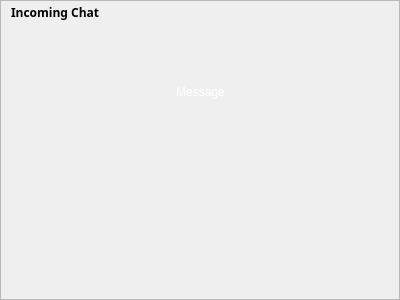
<ui version="4.0" >
 <class>ChatToaster</class>
 <widget class="QWidget" name="ChatToaster" >
  <property name="geometry" >
   <rect>
    <x>0</x>
    <y>0</y>
    <width>400</width>
    <height>300</height>
   </rect>
  </property>
  <layout class="QGridLayout" >
   <property name="margin" >
    <number>0</number>
   </property>
   <property name="spacing" >
    <number>0</number>
   </property>
   <item row="0" column="0" >
    <widget class="QFrame" name="windowFrame" >
     <property name="frameShape" >
      <enum>QFrame::StyledPanel</enum>
     </property>
     <property name="frameShadow" >
      <enum>QFrame::Raised</enum>
     </property>
     <layout class="QGridLayout" >
      <property name="margin" >
       <number>0</number>
      </property>
      <property name="spacing" >
       <number>0</number>
      </property>
      <item row="2" column="0" >
       <layout class="QGridLayout" >
        <property name="margin" >
         <number>6</number>
        </property>
        <property name="spacing" >
         <number>0</number>
        </property>
        <item row="0" column="1" >
         <widget class="QLabel" name="pixmapLabel" >
          <property name="pixmap" >
           <pixmap>../images/toaster/chat.png</pixmap>
          </property>
          <property name="alignment" >
           <set>Qt::AlignCenter</set>
          </property>
         </widget>
        </item>
        <item row="0" column="3" >
         <spacer>
          <property name="orientation" >
           <enum>Qt::Horizontal</enum>
          </property>
          <property name="sizeHint" >
           <size>
            <width>40</width>
            <height>20</height>
           </size>
          </property>
         </spacer>
        </item>
        <item row="0" column="0" >
         <spacer>
          <property name="orientation" >
           <enum>Qt::Horizontal</enum>
          </property>
          <property name="sizeHint" >
           <size>
            <width>40</width>
            <height>20</height>
           </size>
          </property>
         </spacer>
        </item>
        <item row="0" column="2" >
         <widget class="RetroStyleLabel" name="chatButton" >
          <property name="pixmap" >
           <pixmap/>
          </property>
         </widget>
        </item>
       </layout>
      </item>
      <item row="1" column="0" >
       <layout class="QGridLayout" >
        <property name="margin" >
         <number>0</number>
        </property>
        <property name="spacing" >
         <number>0</number>
        </property>
        <item row="0" column="1" >
         <widget class="QLabel" name="messageLabel" >
          <property name="palette" >
           <palette>
            <active>
             <colorrole role="WindowText" >
              <brush brushstyle="SolidPattern" >
               <color alpha="255" >
                <red>255</red>
                <green>255</green>
                <blue>255</blue>
               </color>
              </brush>
             </colorrole>
             <colorrole role="Button" >
              <brush brushstyle="SolidPattern" >
               <color alpha="255" >
                <red>212</red>
                <green>208</green>
                <blue>200</blue>
               </color>
              </brush>
             </colorrole>
             <colorrole role="Light" >
              <brush brushstyle="SolidPattern" >
               <color alpha="255" >
                <red>255</red>
                <green>255</green>
                <blue>255</blue>
               </color>
              </brush>
             </colorrole>
             <colorrole role="Midlight" >
              <brush brushstyle="SolidPattern" >
               <color alpha="255" >
                <red>234</red>
                <green>229</green>
                <blue>220</blue>
               </color>
              </brush>
             </colorrole>
             <colorrole role="Dark" >
              <brush brushstyle="SolidPattern" >
               <color alpha="255" >
                <red>128</red>
                <green>128</green>
                <blue>128</blue>
               </color>
              </brush>
             </colorrole>
             <colorrole role="Mid" >
              <brush brushstyle="SolidPattern" >
               <color alpha="255" >
                <red>141</red>
                <green>139</green>
                <blue>133</blue>
               </color>
              </brush>
             </colorrole>
             <colorrole role="Text" >
              <brush brushstyle="SolidPattern" >
               <color alpha="255" >
                <red>0</red>
                <green>0</green>
                <blue>0</blue>
               </color>
              </brush>
             </colorrole>
             <colorrole role="BrightText" >
              <brush brushstyle="SolidPattern" >
               <color alpha="255" >
                <red>255</red>
                <green>255</green>
                <blue>255</blue>
               </color>
              </brush>
             </colorrole>
             <colorrole role="ButtonText" >
              <brush brushstyle="SolidPattern" >
               <color alpha="255" >
                <red>0</red>
                <green>0</green>
                <blue>0</blue>
               </color>
              </brush>
             </colorrole>
             <colorrole role="Base" >
              <brush brushstyle="SolidPattern" >
               <color alpha="255" >
                <red>255</red>
                <green>255</green>
                <blue>255</blue>
               </color>
              </brush>
             </colorrole>
             <colorrole role="Window" >
              <brush brushstyle="SolidPattern" >
               <color alpha="255" >
                <red>212</red>
                <green>208</green>
                <blue>200</blue>
               </color>
              </brush>
             </colorrole>
             <colorrole role="Shadow" >
              <brush brushstyle="SolidPattern" >
               <color alpha="255" >
                <red>64</red>
                <green>64</green>
                <blue>64</blue>
               </color>
              </brush>
             </colorrole>
             <colorrole role="Highlight" >
              <brush brushstyle="SolidPattern" >
               <color alpha="255" >
                <red>10</red>
                <green>36</green>
                <blue>106</blue>
               </color>
              </brush>
             </colorrole>
             <colorrole role="HighlightedText" >
              <brush brushstyle="SolidPattern" >
               <color alpha="255" >
                <red>255</red>
                <green>255</green>
                <blue>255</blue>
               </color>
              </brush>
             </colorrole>
             <colorrole role="Link" >
              <brush brushstyle="SolidPattern" >
               <color alpha="255" >
                <red>0</red>
                <green>0</green>
                <blue>255</blue>
               </color>
              </brush>
             </colorrole>
             <colorrole role="LinkVisited" >
              <brush brushstyle="SolidPattern" >
               <color alpha="255" >
                <red>255</red>
                <green>0</green>
                <blue>255</blue>
               </color>
              </brush>
             </colorrole>
             <colorrole role="AlternateBase" >
              <brush brushstyle="SolidPattern" >
               <color alpha="255" >
                <red>232</red>
                <green>232</green>
                <blue>232</blue>
               </color>
              </brush>
             </colorrole>
            </active>
            <inactive>
             <colorrole role="WindowText" >
              <brush brushstyle="SolidPattern" >
               <color alpha="255" >
                <red>255</red>
                <green>255</green>
                <blue>255</blue>
               </color>
              </brush>
             </colorrole>
             <colorrole role="Button" >
              <brush brushstyle="SolidPattern" >
               <color alpha="255" >
                <red>212</red>
                <green>208</green>
                <blue>200</blue>
               </color>
              </brush>
             </colorrole>
             <colorrole role="Light" >
              <brush brushstyle="SolidPattern" >
               <color alpha="255" >
                <red>255</red>
                <green>255</green>
                <blue>255</blue>
               </color>
              </brush>
             </colorrole>
             <colorrole role="Midlight" >
              <brush brushstyle="SolidPattern" >
               <color alpha="255" >
                <red>234</red>
                <green>229</green>
                <blue>220</blue>
               </color>
              </brush>
             </colorrole>
             <colorrole role="Dark" >
              <brush brushstyle="SolidPattern" >
               <color alpha="255" >
                <red>128</red>
                <green>128</green>
                <blue>128</blue>
               </color>
              </brush>
             </colorrole>
             <colorrole role="Mid" >
              <brush brushstyle="SolidPattern" >
               <color alpha="255" >
                <red>141</red>
                <green>139</green>
                <blue>133</blue>
               </color>
              </brush>
             </colorrole>
             <colorrole role="Text" >
              <brush brushstyle="SolidPattern" >
               <color alpha="255" >
                <red>0</red>
                <green>0</green>
                <blue>0</blue>
               </color>
              </brush>
             </colorrole>
             <colorrole role="BrightText" >
              <brush brushstyle="SolidPattern" >
               <color alpha="255" >
                <red>255</red>
                <green>255</green>
                <blue>255</blue>
               </color>
              </brush>
             </colorrole>
             <colorrole role="ButtonText" >
              <brush brushstyle="SolidPattern" >
               <color alpha="255" >
                <red>0</red>
                <green>0</green>
                <blue>0</blue>
               </color>
              </brush>
             </colorrole>
             <colorrole role="Base" >
              <brush brushstyle="SolidPattern" >
               <color alpha="255" >
                <red>255</red>
                <green>255</green>
                <blue>255</blue>
               </color>
              </brush>
             </colorrole>
             <colorrole role="Window" >
              <brush brushstyle="SolidPattern" >
               <color alpha="255" >
                <red>212</red>
                <green>208</green>
                <blue>200</blue>
               </color>
              </brush>
             </colorrole>
             <colorrole role="Shadow" >
              <brush brushstyle="SolidPattern" >
               <color alpha="255" >
                <red>64</red>
                <green>64</green>
                <blue>64</blue>
               </color>
              </brush>
             </colorrole>
             <colorrole role="Highlight" >
              <brush brushstyle="SolidPattern" >
               <color alpha="255" >
                <red>212</red>
                <green>208</green>
                <blue>200</blue>
               </color>
              </brush>
             </colorrole>
             <colorrole role="HighlightedText" >
              <brush brushstyle="SolidPattern" >
               <color alpha="255" >
                <red>0</red>
                <green>0</green>
                <blue>0</blue>
               </color>
              </brush>
             </colorrole>
             <colorrole role="Link" >
              <brush brushstyle="SolidPattern" >
               <color alpha="255" >
                <red>0</red>
                <green>0</green>
                <blue>255</blue>
               </color>
              </brush>
             </colorrole>
             <colorrole role="LinkVisited" >
              <brush brushstyle="SolidPattern" >
               <color alpha="255" >
                <red>255</red>
                <green>0</green>
                <blue>255</blue>
               </color>
              </brush>
             </colorrole>
             <colorrole role="AlternateBase" >
              <brush brushstyle="SolidPattern" >
               <color alpha="255" >
                <red>232</red>
                <green>232</green>
                <blue>232</blue>
               </color>
              </brush>
             </colorrole>
            </inactive>
            <disabled>
             <colorrole role="WindowText" >
              <brush brushstyle="SolidPattern" >
               <color alpha="255" >
                <red>106</red>
                <green>104</green>
                <blue>100</blue>
               </color>
              </brush>
             </colorrole>
             <colorrole role="Button" >
              <brush brushstyle="SolidPattern" >
               <color alpha="255" >
                <red>212</red>
                <green>208</green>
                <blue>200</blue>
               </color>
              </brush>
             </colorrole>
             <colorrole role="Light" >
              <brush brushstyle="SolidPattern" >
               <color alpha="255" >
                <red>255</red>
                <green>255</green>
                <blue>255</blue>
               </color>
              </brush>
             </colorrole>
             <colorrole role="Midlight" >
              <brush brushstyle="SolidPattern" >
               <color alpha="255" >
                <red>233</red>
                <green>231</green>
                <blue>227</blue>
               </color>
              </brush>
             </colorrole>
             <colorrole role="Dark" >
              <brush brushstyle="SolidPattern" >
               <color alpha="255" >
                <red>128</red>
                <green>128</green>
                <blue>128</blue>
               </color>
              </brush>
             </colorrole>
             <colorrole role="Mid" >
              <brush brushstyle="SolidPattern" >
               <color alpha="255" >
                <red>141</red>
                <green>139</green>
                <blue>133</blue>
               </color>
              </brush>
             </colorrole>
             <colorrole role="Text" >
              <brush brushstyle="SolidPattern" >
               <color alpha="255" >
                <red>106</red>
                <green>104</green>
                <blue>100</blue>
               </color>
              </brush>
             </colorrole>
             <colorrole role="BrightText" >
              <brush brushstyle="SolidPattern" >
               <color alpha="255" >
                <red>255</red>
                <green>255</green>
                <blue>255</blue>
               </color>
              </brush>
             </colorrole>
             <colorrole role="ButtonText" >
              <brush brushstyle="SolidPattern" >
               <color alpha="255" >
                <red>106</red>
                <green>104</green>
                <blue>100</blue>
               </color>
              </brush>
             </colorrole>
             <colorrole role="Base" >
              <brush brushstyle="SolidPattern" >
               <color alpha="255" >
                <red>212</red>
                <green>208</green>
                <blue>200</blue>
               </color>
              </brush>
             </colorrole>
             <colorrole role="Window" >
              <brush brushstyle="SolidPattern" >
               <color alpha="255" >
                <red>212</red>
                <green>208</green>
                <blue>200</blue>
               </color>
              </brush>
             </colorrole>
             <colorrole role="Shadow" >
              <brush brushstyle="SolidPattern" >
               <color alpha="255" >
                <red>0</red>
                <green>0</green>
                <blue>0</blue>
               </color>
              </brush>
             </colorrole>
             <colorrole role="Highlight" >
              <brush brushstyle="SolidPattern" >
               <color alpha="255" >
                <red>10</red>
                <green>36</green>
                <blue>106</blue>
               </color>
              </brush>
             </colorrole>
             <colorrole role="HighlightedText" >
              <brush brushstyle="SolidPattern" >
               <color alpha="255" >
                <red>255</red>
                <green>255</green>
                <blue>255</blue>
               </color>
              </brush>
             </colorrole>
             <colorrole role="Link" >
              <brush brushstyle="SolidPattern" >
               <color alpha="255" >
                <red>0</red>
                <green>0</green>
                <blue>255</blue>
               </color>
              </brush>
             </colorrole>
             <colorrole role="LinkVisited" >
              <brush brushstyle="SolidPattern" >
               <color alpha="255" >
                <red>255</red>
                <green>0</green>
                <blue>255</blue>
               </color>
              </brush>
             </colorrole>
             <colorrole role="AlternateBase" >
              <brush brushstyle="SolidPattern" >
               <color alpha="255" >
                <red>232</red>
                <green>232</green>
                <blue>232</blue>
               </color>
              </brush>
             </colorrole>
            </disabled>
           </palette>
          </property>
          <property name="text" >
           <string>Message</string>
          </property>
          <property name="alignment" >
           <set>Qt::AlignCenter</set>
          </property>
         </widget>
        </item>
        <item row="0" column="0" >
         <spacer>
          <property name="orientation" >
           <enum>Qt::Horizontal</enum>
          </property>
          <property name="sizeHint" >
           <size>
            <width>40</width>
            <height>20</height>
           </size>
          </property>
         </spacer>
        </item>
        <item row="0" column="2" >
         <spacer>
          <property name="orientation" >
           <enum>Qt::Horizontal</enum>
          </property>
          <property name="sizeHint" >
           <size>
            <width>40</width>
            <height>20</height>
           </size>
          </property>
         </spacer>
        </item>
       </layout>
      </item>
      <item row="0" column="0" >
       <layout class="QGridLayout" >
        <property name="margin" >
         <number>0</number>
        </property>
        <property name="spacing" >
         <number>0</number>
        </property>
        <item row="0" column="2" >
         <widget class="QToolButton" name="closeButton" >
          <property name="sizePolicy" >
           <sizepolicy>
            <hsizetype>0</hsizetype>
            <vsizetype>0</vsizetype>
            <horstretch>0</horstretch>
            <verstretch>0</verstretch>
           </sizepolicy>
          </property>
          <property name="minimumSize" >
           <size>
            <width>22</width>
            <height>22</height>
           </size>
          </property>
          <property name="maximumSize" >
           <size>
            <width>22</width>
            <height>22</height>
           </size>
          </property>
          <property name="icon" >
           <iconset resource="../images.qrc" >:/images/close_normal.png</iconset>
          </property>
          <property name="autoRaise" >
           <bool>true</bool>
          </property>
         </widget>
        </item>
        <item row="0" column="1" >
         <spacer>
          <property name="orientation" >
           <enum>Qt::Horizontal</enum>
          </property>
          <property name="sizeHint" >
           <size>
            <width>225</width>
            <height>22</height>
           </size>
          </property>
         </spacer>
        </item>
        <item row="0" column="0" >
         <widget class="QLabel" name="titleLabel" >
          <property name="font" >
           <font>
            <family>Sans Serif</family>
            <pointsize>9</pointsize>
            <weight>75</weight>
            <italic>false</italic>
            <bold>true</bold>
            <underline>false</underline>
            <strikeout>false</strikeout>
           </font>
          </property>
          <property name="text" >
           <string>Incoming Chat</string>
          </property>
          <property name="indent" >
           <number>10</number>
          </property>
         </widget>
        </item>
       </layout>
      </item>
     </layout>
    </widget>
   </item>
  </layout>
 </widget>
 <customwidgets>
  <customwidget>
   <class>RetroStyleLabel</class>
   <extends>QLabel</extends>
   <header>gui/toaster/RetroStyleLabelProxy.h</header>
  </customwidget>
 </customwidgets>
 <tabstops>
  <tabstop>chatButton</tabstop>
  <tabstop>closeButton</tabstop>
 </tabstops>
 <resources>
  <include location="../images.qrc" />
 </resources>
 <connections/>
</ui>
